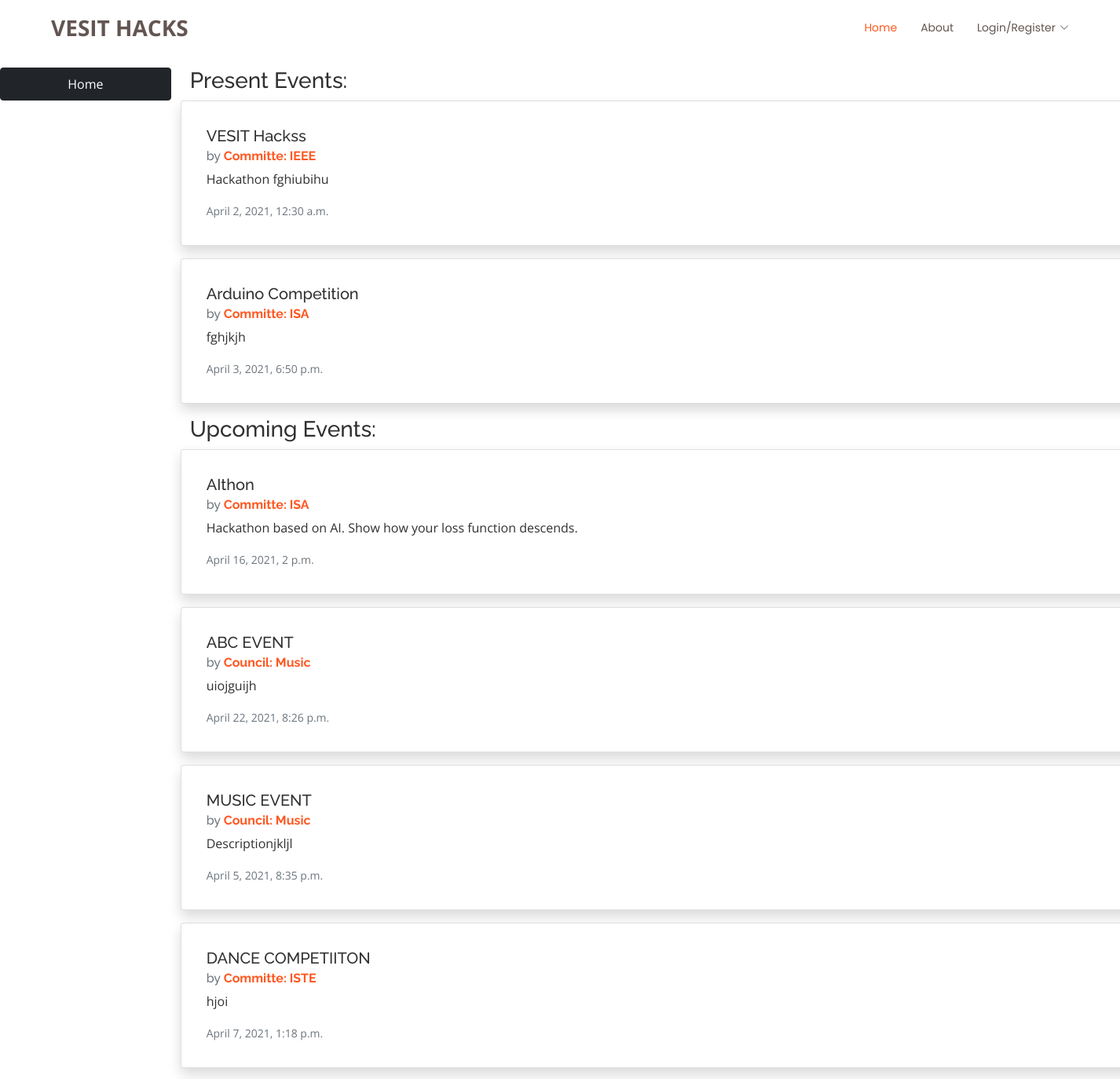
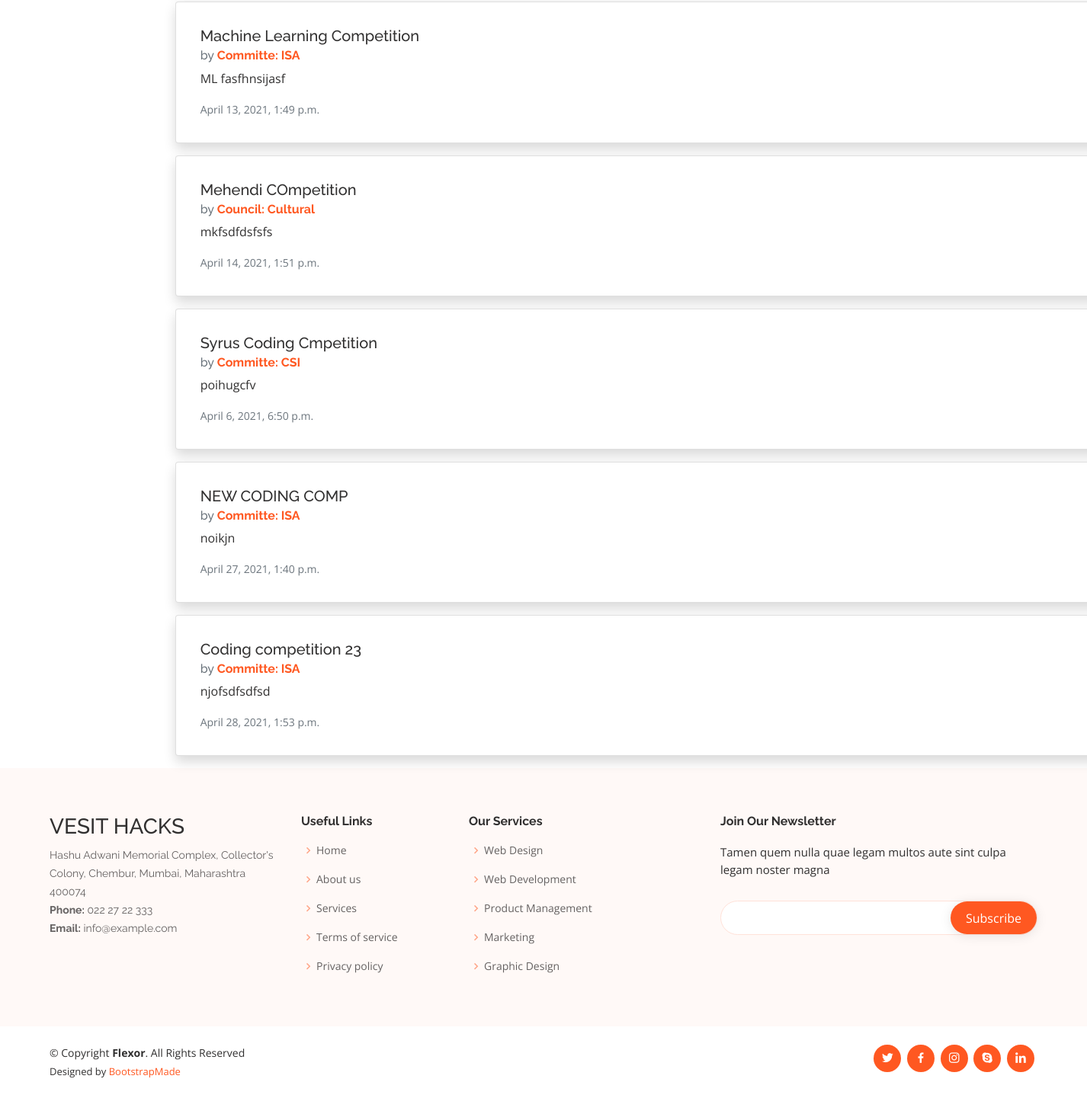
The page / on the database its author committed (2 pictures, top to bottom).
### vesit/models.py (models this page shows)
class Event(models.Model):
    name = models.CharField( max_length= 100 )
    description = models.TextField( max_length= 100 )
    start_time = models.DateTimeField()
    end_time = models.DateTimeField()
    choices = (
        ('D', 'Department Level'),
        ('I', 'Institute Level'),
    )
    event_type = models.CharField(max_length=1, choices=choices)
    location = models.CharField( max_length=100 )
    council = models.ForeignKey( Council , on_delete=models.CASCADE, null = True, blank =True)
    committee = models.ForeignKey( Committee , on_delete=models.CASCADE, null = True, blank =True)
    submitted_by = models.ForeignKey( Student, on_delete=models.CASCADE)
    is_approved1 = models.BooleanField(null = True, default=None)
    is_approved2 = models.BooleanField(null = True, default=None)
    def __str__(self):
        string  = self.name+" , Organized by: "
        if self.council:
            string+= self.council.name+ " Council"
        if self.committee:
            string+= self.committee.name + " Committe"
        return  string

class Committee(models.Model):
    name =  models.CharField( max_length= 100 )
    chair_person = models.ForeignKey(Student, on_delete = models.CASCADE)
    treasurer = models.ForeignKey(Student, on_delete = models.CASCADE, related_name = 'treasurer')
    ceo = models.ForeignKey(Student, on_delete = models.CASCADE, related_name= 'ceo')
    faculty_head1 = models.ForeignKey(Staff, on_delete = models.CASCADE)
    faculty_head2= models.ForeignKey(Staff, on_delete = models.CASCADE, null = True, related_name= 'faculty_head2')
    def __str__(self):
        return "Committe: "+ self.name

class Council(models.Model):
    name = models.CharField( max_length= 100 )
    def __str__(self):
        return "Council: " + self.name

### vesit/views.py (the view)
# urls.py: path('',home, name = 'home' ),
def home(request):
    if is_logged_in(request):
        events=Event.objects.filter(is_approved2=True,is_approved1=True,event_type='I')
        user = None
        user_id = request.session['user']['login_id']
        if request.session['user']['type_user']=='student':
            user = Student.objects.filter(id = user_id)[0]
        else:
            user = Staff.objects.filter(id = user_id)[0]
        dpt_allowed = Dept_Allowed.objects.filter(dept_id=user.dept, is_approved=True)
        dept_events = QuerySet()
        if dpt_allowed:
            eids = []
            for d in dpt_allowed:
                eids.append(d.event_id.id)
            print("eids",eids)
            dept_events = Event.objects.filter(id__in=eids)
            if dept_events:
                events = events.union(dept_events)
    else:
        events=Event.objects.filter(is_approved2=True,is_approved1=True,event_type='I')
        qs=Dept_Allowed.objects.filter(is_approved=True)
        print(qs)
        dept_events=set()
        for i in qs:
            print(i.event_id)
            dept_events.add(i.event_id)
        dept_events=list(dept_events)
        events=list(events)
        print(events,dept_events)
        events+=dept_events
        print(events)
    present_events,upcoming_events=[],[]
    for i in events:
        if is_present_event(i):
            present_events.append(i)
        elif is_upcoming_event(i):
            upcoming_events.append(i)
    return render( request, 'vesit/home.html' ,{'present_events':present_events,'upcoming_events':upcoming_events})

### users/views.py (called while the page is built)
def is_logged_in(request):
    return 'user' in request.session

### vesit/views.py (called while the page is built)
def is_present_event(event):
    now=datetime.datetime.now()
    st=event.start_time
    start_time=datetime.datetime(st.year,st.month,st.day,st.hour,st.minute,st.second)
    et=event.end_time
    end_time=datetime.datetime(et.year,et.month,et.day,et.hour,et.minute,et.second)
    if start_time<=now and end_time>now:
        return True
    return False

def is_upcoming_event(event):
    now=datetime.datetime.now()
    st=event.start_time
    start_time=datetime.datetime(st.year,st.month,st.day,st.hour,st.minute,st.second)
    et=event.end_time
    end_time=datetime.datetime(et.year,et.month,et.day,et.hour,et.minute,et.second)
    if start_time>now:
        return True
    return False

### vesit/templates/vesit/home.html (shortened to what this page needs)
{% extends 'vesit/base.html' %}
{% load static %}
{% block eventsdisplay %}
<div class="row flex-xl-nowrap">
    <div class="col-12 col-md-3 col-xl-2 bd-sidebar border-right align-items-center">
        <nav class="nav flex-column sticky-top sidebar pt-3">
            <li class="nav-item">
                <a class="nav-link btn btn-dark " href="{% url 'home' %}">Home</a>
            </li>
        </nav>
    </div>
    <div class="col-sm-12 col-md-8 col-lg-8 pt-3" style="width:auto">
        <h3>Present Events:</h3>
        <div class="row">
            {% for event in present_events %}
                    <div class="card shadow p-3 mb-3 bg-white rounded ">
                        <div class="card-body">
                            <h5 class="card-title">{{ event.name }}</h5>
                            {% if event.committee %}
                            <h6 class="card-subtitle mb-2 text-muted">by <a style="position: relative;" href="#" class="text-decoration-none"><strong>{{ event.committee }}</strong></a> </h6>
                            {% else %}
                            <h6 class="card-subtitle mb-2 text-muted">by <a style="position: relative;" href="#" class="text-decoration-none"><strong>{{ event.council }}</strong></a> </h6>
                            {% endif %}
                            <p class="card-text">{{ event.description }}</p>
                            <p class="card-text"><small class="text-muted">{{ event.start_time }}</small></p>
                        </div>
                    </div>
            {% endfor %}
        </div>
        <h3>Upcoming Events:</h3>
        <div class="row">
            {% for event in upcoming_events %}
                    <div class="card shadow p-3 mb-3 bg-white rounded ">
                        <div class="card-body">
                            <h5 class="card-title">{{ event.name }}</h5>
                            {% if event.committee %}
                            <h6 class="card-subtitle mb-2 text-muted">by <a style="position: relative;" href="#" class="text-decoration-none"><strong>{{ event.committee }}</strong></a> </h6>
                            {% else %}
                            <h6 class="card-subtitle mb-2 text-muted">by <a style="position: relative;" href="#" class="text-decoration-none"><strong>{{ event.council }}</strong></a> </h6>
                            {% endif %}
                            <p class="card-text">{{ event.description }}</p>
                            <p class="card-text"><small class="text-muted">{{ event.start_time }}</small></p>
                        </div>
                    </div>
            {% endfor %}
        </div>
    </div>
</div>
{% endblock  %}

### vesit/static/css/style.css (style rules this page uses)
body { font-family: "Open Sans", sans-serif; color: #313030; }
a { color: #ff5821; text-decoration: none; }
h1, h2, h3, h4, h5, h6 { font-family: "Raleway", sans-serif; }

### rows shown on the page
Event: name "VESIT Hackss", committee "Committe: IEEE", description "Hackathon fghiubihu", start_time "April 2, 2021, 12:30 a.m."
Event: name "Arduino Competition", committee "Committe: ISA", description "fghjkjh", start_time "April 3, 2021, 6:50 p.m."
Event: name "AIthon", committee "Committe: ISA", description "Hackathon based on AI. Show how your loss function descends.", start_time "April 16, 2021, 2 p.m."
Event: name "ABC EVENT", council "Council: Music", description "uiojguijh", start_time "April 22, 2021, 8:26 p.m."
Event: name "MUSIC EVENT", council "Council: Music", description "Descriptionjkljl", start_time "April 5, 2021, 8:35 p.m."
Event: name "DANCE COMPETIITON", committee "Committe: ISTE", description "hjoi", start_time "April 7, 2021, 1:18 p.m."
Event: name "Machine Learning Competition", committee "Committe: ISA", description "ML fasfhnsijasf", start_time "April 13, 2021, 1:49 p.m."
Event: name "Mehendi COmpetition", council "Council: Cultural", description "mkfsdfdsfsfs", start_time "April 14, 2021, 1:51 p.m."
Event: name "Syrus Coding Cmpetition", committee "Committe: CSI", description "poihugcfv", start_time "April 6, 2021, 6:50 p.m."
Event: name "NEW CODING COMP", committee "Committe: ISA", description "noikjn", start_time "April 27, 2021, 1:40 p.m."
Event: name "Coding competition 23", committee "Committe: ISA", description "njofsdfsdfsd", start_time "April 28, 2021, 1:53 p.m."
